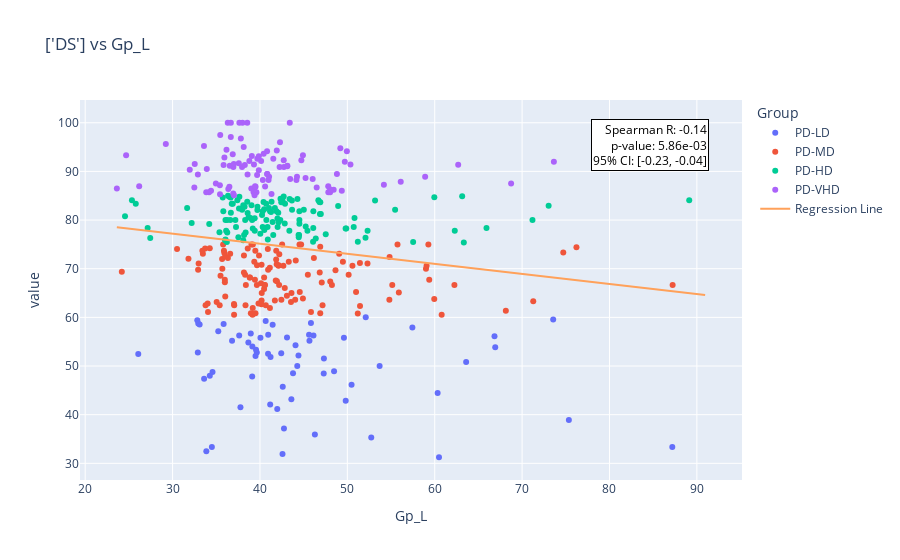
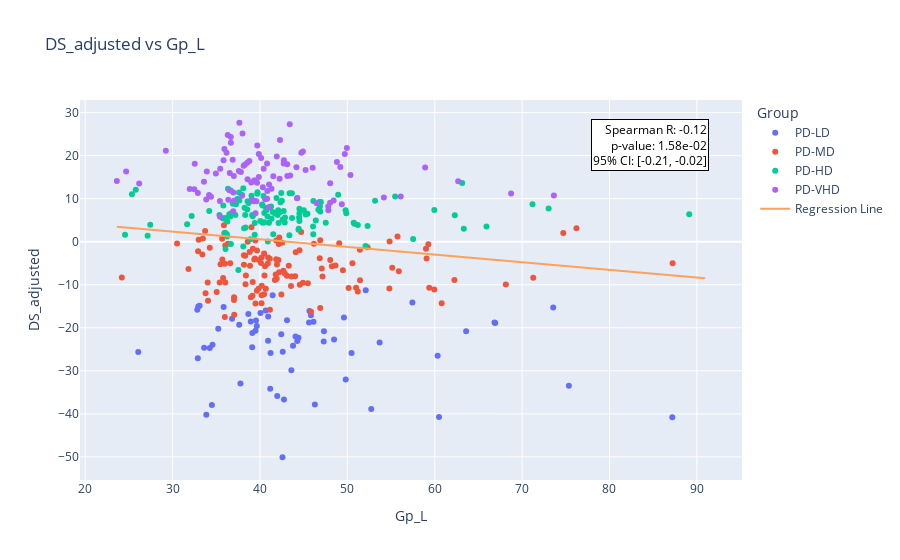
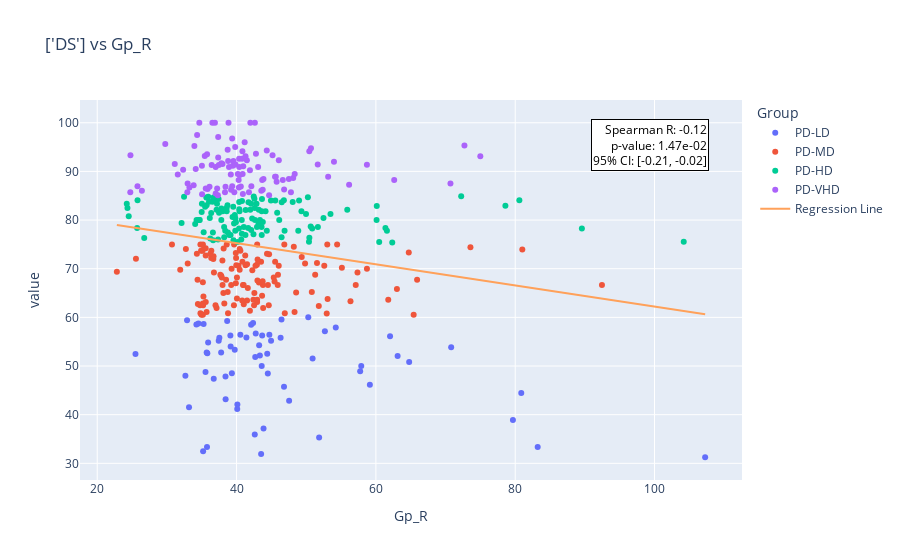
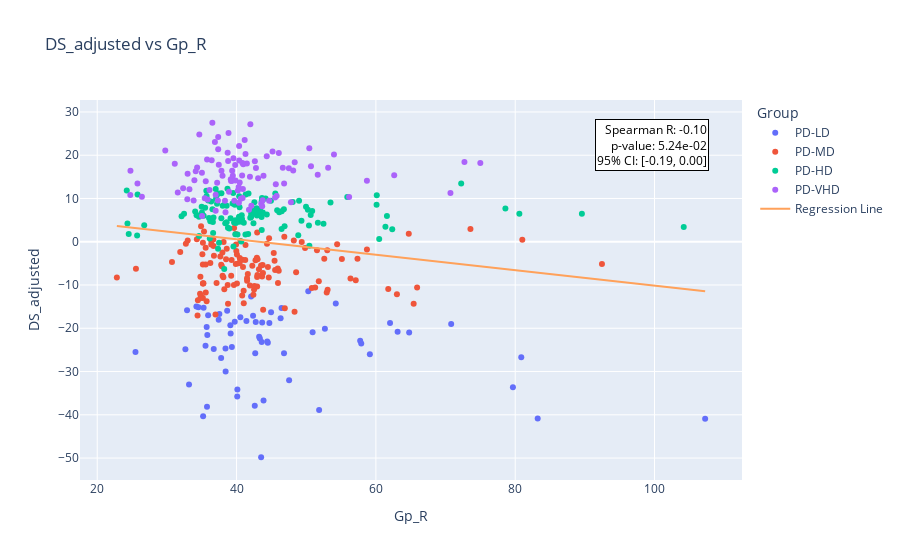

The notebook cell these images were saved under, in order:
### Code cell
y_column=['DS']
x_columns=['Gp_L', 'Gp_R', 'Gp-Tot', 'SN_R']  
for x_column in x_columns:
    print(f"Processing {x_column}...")
    print(f"Number of subjects: {len(R2_df)}")

    # Filtrer les sujets ayant une valeur sur l'axe des abscisses supérieure à la moyenne + 3 écarts-types
    mean_x = R2_df[x_column].mean()
    std_x = R2_df[x_column].std()
    threshold = mean_x + 3 * std_x
    print(f"Threshold for {x_column}: {threshold}")
    filtered_df = R2_df[R2_df[x_column] <= threshold]
    
    # Scatter plot sans ajustement par AGE
    fig = px.scatter(filtered_df, x=x_column, y=y_column, color='Group', title=f'{y_column} vs {x_column}')
    add_regression_line(fig, filtered_df[x_column], filtered_df[y_column[0]], x_column, y_column[0])
    fig.show()
    output_file = os.path.join(output_dir, f'DS_vs_{x_column}.png')
    fig.write_image(output_file)

    # Scatter plot avec ajustement par AGE
    # Régression de DS sur AGE
    age_model = LinearRegression()
    age_model.fit(filtered_df[['AGE']], filtered_df[y_column])
    filtered_df['DS_adjusted'] = filtered_df[y_column] - age_model.predict(filtered_df[['AGE']])
    
    # Save the scatter plot with DS_adjusted
    fig = px.scatter(filtered_df, x=x_column, y='DS_adjusted', color='Group', title=f'DS_adjusted vs {x_column}')
    print(f"Graph saved at: {output_file}")
    add_regression_line(fig, filtered_df[x_column], filtered_df['DS_adjusted'], x_column, 'DS_adjusted')
    fig.show()
    output_file = os.path.join(output_dir, f'DS_adjusted_vs_{x_column}.png')
    fig.write_image(output_file)
